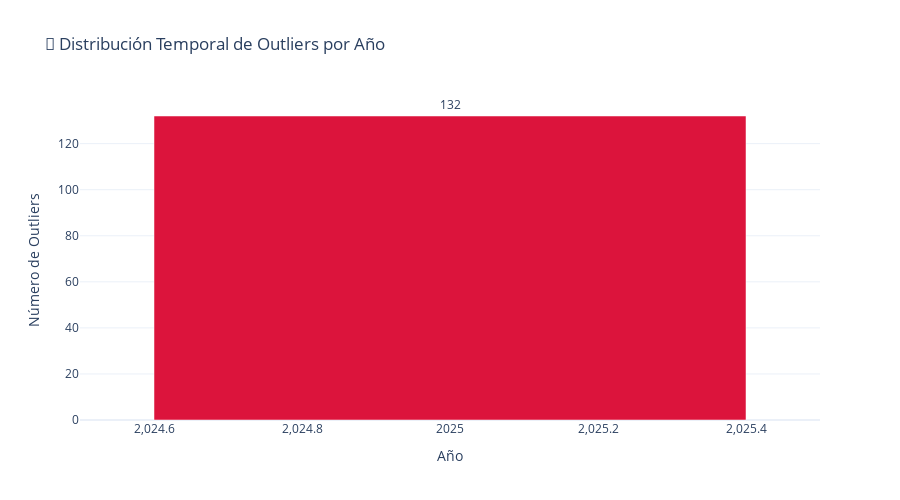

Notebook code cell kept with this figure:
### Code cell
# Distribución temporal de outliers
df_outliers['año'] = df_outliers.index.year
df_outliers['mes'] = df_outliers.index.month

outliers_por_año = df_outliers.groupby('año').size()

fig = go.Figure()

fig.add_trace(go.Bar(
    x=outliers_por_año.index,
    y=outliers_por_año.values,
    marker=dict(color='crimson'),
    text=outliers_por_año.values,
    textposition='outside'
))

fig.update_layout(
    title='📅 Distribución Temporal de Outliers por Año',
    xaxis_title='Año',
    yaxis_title='Número de Outliers',
    template='plotly_white',
    height=500
)

fig.show()

print(f"\n💡 Años con más outliers:")
print(outliers_por_año.sort_values(ascending=False).head(5))

### Figure 1 — Plotly figure (JSON) as saved in the notebook; plotly's stock layout.template omitted (floating-point values rounded to 4 significant figures)
{"data": [{"marker": {"color": "crimson"}, "text": [132.0], "textposition": "outside", "type": "bar", "x": [2025], "y": [132]}], "layout": {"height": 500, "title": {"text": "📅 Distribución Temporal de Outliers por Año"}, "xaxis": {"title": {"text": "Año"}}, "yaxis": {"title": {"text": "Número de Outliers"}}}}
